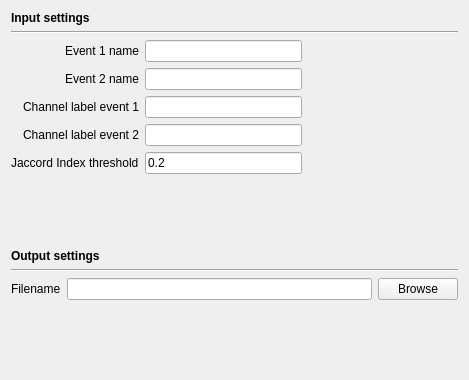
<?xml version="1.0" encoding="UTF-8"?>
<ui version="4.0">
 <class>PerformanceByEventSettingsView</class>
 <widget class="QWidget" name="PerformanceByEventSettingsView">
  <property name="geometry">
   <rect>
    <x>0</x>
    <y>0</y>
    <width>469</width>
    <height>380</height>
   </rect>
  </property>
  <property name="windowTitle">
   <string>Form</string>
  </property>
  <layout class="QVBoxLayout" name="verticalLayout_3">
   <item>
    <layout class="QVBoxLayout" name="verticalLayout_2">
     <item>
      <widget class="QLabel" name="label_5">
       <property name="font">
        <font>
         <weight>75</weight>
         <bold>true</bold>
        </font>
       </property>
       <property name="text">
        <string>Input settings</string>
       </property>
      </widget>
     </item>
     <item>
      <widget class="Line" name="line_2">
       <property name="orientation">
        <enum>Qt::Horizontal</enum>
       </property>
      </widget>
     </item>
     <item>
      <layout class="QVBoxLayout" name="verticalLayout">
       <item>
        <layout class="QGridLayout" name="gridLayout">
         <item row="1" column="2">
          <spacer name="horizontalSpacer_2">
           <property name="orientation">
            <enum>Qt::Horizontal</enum>
           </property>
           <property name="sizeHint" stdset="0">
            <size>
             <width>40</width>
             <height>20</height>
            </size>
           </property>
          </spacer>
         </item>
         <item row="4" column="1">
          <widget class="QLineEdit" name="jaccord_lineEdit">
           <property name="toolTip">
            <string>Enter the Jaccord index (similarity) threshold (from 0 et 1) to mark an event as valid.</string>
           </property>
           <property name="text">
            <string>0.2</string>
           </property>
          </widget>
         </item>
         <item row="2" column="0">
          <widget class="QLabel" name="chan_label">
           <property name="layoutDirection">
            <enum>Qt::LeftToRight</enum>
           </property>
           <property name="text">
            <string>Channel label event 1</string>
           </property>
           <property name="alignment">
            <set>Qt::AlignRight|Qt::AlignTrailing|Qt::AlignVCenter</set>
           </property>
          </widget>
         </item>
         <item row="0" column="1">
          <widget class="QLineEdit" name="event1_name_lineedit">
           <property name="toolTip">
            <string>Enter the event label to evaluate.</string>
           </property>
          </widget>
         </item>
         <item row="1" column="1">
          <widget class="QLineEdit" name="event2_name_lineedit">
           <property name="toolTip">
            <string>Enter the event label to evaluate.</string>
           </property>
          </widget>
         </item>
         <item row="2" column="1">
          <widget class="QLineEdit" name="channel1_lineedit">
           <property name="toolTip">
            <string>Enter the channel to filter events 1 to evaluate.  Let it empty to compare the events from all channels.</string>
           </property>
          </widget>
         </item>
         <item row="0" column="0">
          <widget class="QLabel" name="label">
           <property name="layoutDirection">
            <enum>Qt::LeftToRight</enum>
           </property>
           <property name="text">
            <string>Event 1 name</string>
           </property>
           <property name="alignment">
            <set>Qt::AlignRight|Qt::AlignTrailing|Qt::AlignVCenter</set>
           </property>
          </widget>
         </item>
         <item row="4" column="0">
          <widget class="QLabel" name="label_6">
           <property name="text">
            <string>Jaccord Index threshold</string>
           </property>
          </widget>
         </item>
         <item row="2" column="2">
          <spacer name="horizontalSpacer_3">
           <property name="orientation">
            <enum>Qt::Horizontal</enum>
           </property>
           <property name="sizeHint" stdset="0">
            <size>
             <width>40</width>
             <height>20</height>
            </size>
           </property>
          </spacer>
         </item>
         <item row="1" column="0">
          <widget class="QLabel" name="label_2">
           <property name="layoutDirection">
            <enum>Qt::LeftToRight</enum>
           </property>
           <property name="text">
            <string>Event 2 name</string>
           </property>
           <property name="alignment">
            <set>Qt::AlignRight|Qt::AlignTrailing|Qt::AlignVCenter</set>
           </property>
          </widget>
         </item>
         <item row="4" column="2">
          <spacer name="horizontalSpacer_4">
           <property name="orientation">
            <enum>Qt::Horizontal</enum>
           </property>
           <property name="sizeHint" stdset="0">
            <size>
             <width>40</width>
             <height>20</height>
            </size>
           </property>
          </spacer>
         </item>
         <item row="0" column="2">
          <spacer name="horizontalSpacer">
           <property name="orientation">
            <enum>Qt::Horizontal</enum>
           </property>
           <property name="sizeHint" stdset="0">
            <size>
             <width>40</width>
             <height>20</height>
            </size>
           </property>
          </spacer>
         </item>
         <item row="3" column="0">
          <widget class="QLabel" name="label_7">
           <property name="text">
            <string>Channel label event 2</string>
           </property>
           <property name="alignment">
            <set>Qt::AlignRight|Qt::AlignTrailing|Qt::AlignVCenter</set>
           </property>
          </widget>
         </item>
         <item row="3" column="1">
          <widget class="QLineEdit" name="channel2_lineedit">
           <property name="toolTip">
            <string>Enter the channel to filter events 2 to evaluate.  Let it empty to compare the events from all channels.</string>
           </property>
          </widget>
         </item>
         <item row="3" column="2">
          <spacer name="horizontalSpacer_5">
           <property name="orientation">
            <enum>Qt::Horizontal</enum>
           </property>
           <property name="sizeHint" stdset="0">
            <size>
             <width>40</width>
             <height>20</height>
            </size>
           </property>
          </spacer>
         </item>
        </layout>
       </item>
      </layout>
     </item>
     <item>
      <spacer name="verticalSpacer_2">
       <property name="orientation">
        <enum>Qt::Vertical</enum>
       </property>
       <property name="sizeHint" stdset="0">
        <size>
         <width>20</width>
         <height>40</height>
        </size>
       </property>
      </spacer>
     </item>
     <item>
      <widget class="QLabel" name="label_4">
       <property name="font">
        <font>
         <weight>75</weight>
         <bold>true</bold>
        </font>
       </property>
       <property name="text">
        <string>Output settings</string>
       </property>
      </widget>
     </item>
     <item>
      <widget class="Line" name="line">
       <property name="orientation">
        <enum>Qt::Horizontal</enum>
       </property>
      </widget>
     </item>
     <item>
      <layout class="QHBoxLayout" name="horizontalLayout">
       <item>
        <widget class="QLabel" name="label_3">
         <property name="text">
          <string>Filename</string>
         </property>
        </widget>
       </item>
       <item>
        <widget class="QLineEdit" name="filename_lineEdit">
         <property name="toolTip">
          <string>Filename to save performance evaluation. </string>
         </property>
        </widget>
       </item>
       <item>
        <widget class="QPushButton" name="browse_pushButton">
         <property name="text">
          <string>Browse</string>
         </property>
        </widget>
       </item>
      </layout>
     </item>
     <item>
      <spacer name="verticalSpacer">
       <property name="orientation">
        <enum>Qt::Vertical</enum>
       </property>
       <property name="sizeHint" stdset="0">
        <size>
         <width>20</width>
         <height>40</height>
        </size>
       </property>
      </spacer>
     </item>
    </layout>
   </item>
  </layout>
 </widget>
 <resources/>
 <connections>
  <connection>
   <sender>browse_pushButton</sender>
   <signal>clicked()</signal>
   <receiver>PerformanceByEventSettingsView</receiver>
   <slot>on_choose()</slot>
   <hints>
    <hint type="sourcelabel">
     <x>363</x>
     <y>220</y>
    </hint>
    <hint type="destinationlabel">
     <x>205</x>
     <y>147</y>
    </hint>
   </hints>
  </connection>
 </connections>
 <slots>
  <slot>on_choose()</slot>
  <slot>on_input_format_changed()</slot>
 </slots>
</ui>
